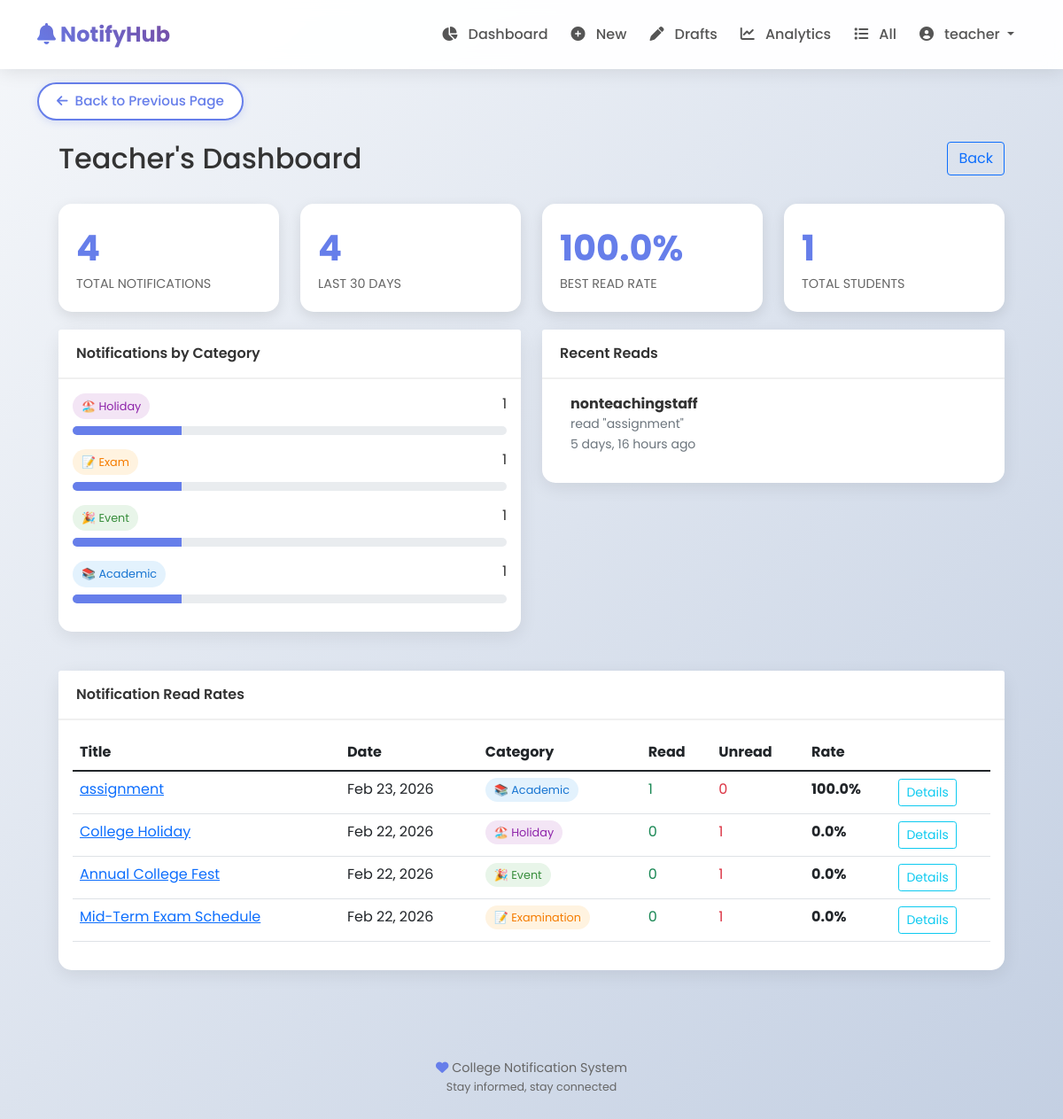
The app's page /notifications/dashboard/ (signed in) with its own data.
### accounts/models.py (models this page shows, shortened)
class User(AbstractUser):
    ROLE_CHOICES = (
        ('principal', '👑 Principal'),
        ('teacher', '👩‍🏫 Teacher'),
        ('staff', '🧑‍💼 Non-Teaching Staff'),
        ('student', '👨‍🎓 Student'),
    )
    role = models.CharField(max_length=20, choices=ROLE_CHOICES, default='student')
    @property
    def can_send_notifications(self):
        return self.role in ['principal', 'teacher']

### notifications/models.py (models this page shows, shortened)
class ReadStatus(models.Model):
    user = models.ForeignKey(
        settings.AUTH_USER_MODEL,
        on_delete=models.CASCADE
    )
    notification = models.ForeignKey(
        Notification,
        on_delete=models.CASCADE
    )
    is_read = models.BooleanField(default=False)
    read_at = models.DateTimeField(null=True, blank=True)
    reminder_time = models.DateTimeField(null=True, blank=True)
    class Meta:
        unique_together = ['user', 'notification']

class Notification(models.Model):
    CATEGORY_CHOICES = (
        ('academic', '📚 Academic'),
        ('exam', '📝 Examination'),
        ('event', '🎉 Event'),
        ('holiday', '🏖️ Holiday'),
        ('urgent', '⚠️ Urgent'),
        ('general', '📢 General'),
    )
    title = models.CharField(max_length=200)
    message = models.TextField()
    sender = models.ForeignKey(
        settings.AUTH_USER_MODEL,
        on_delete=models.CASCADE,
        related_name='sent_notifications'
    )
    is_draft = models.BooleanField(default=False)
    event_date = models.DateTimeField(null=True, blank=True)
    created_at = models.DateTimeField(auto_now_add=True)
    updated_at = models.DateTimeField(auto_now=True)
    category = models.CharField(
        max_length=20,
        choices=CATEGORY_CHOICES,
        default='general'
    )
    send_to_students = models.BooleanField(default=True)
    send_to_teachers = models.BooleanField(default=False)
    send_to_staff = models.BooleanField(default=False)
    class Meta:
        ordering = ['-created_at']

### notifications/views.py (the view)
# urls.py: path('dashboard/', views.notification_dashboard, name='notification_dashboard'),
@login_required
def notification_dashboard(request):
    if request.user.role == 'principal':
        notifications = Notification.objects.filter(is_draft=False)
    else:
        notifications = Notification.objects.filter(sender=request.user, is_draft=False)
    recent_activity = ReadStatus.objects.filter(
        notification__in=notifications,
        is_read=True
    ).select_related('user', 'notification').order_by('-read_at')[:10]
    category_stats = notifications.values('category').annotate(
        count=Count('id')
    ).order_by('-count')
    daily_stats = []
    for i in range(7):
        day = timezone.now() - timedelta(days=i)
        count = notifications.filter(
            created_at__date=day.date()
        ).count()
        daily_stats.append({
            'date': day.strftime('%A'),
            'count': count
        })
    read_stats = []
    for notification in notifications.order_by('-created_at')[:10]:
        total_students = User.objects.filter(role='student').count()
        read_count = ReadStatus.objects.filter(
            notification=notification,
            is_read=True
        ).count()
        read_stats.append({
            'id': notification.id,
            'title': notification.title,
            'category': notification.category,
            'get_category_display': notification.get_category_display(),
            'created_at': notification.created_at,
            'total_students': total_students,
            'read_count': read_count,
            'unread_count': total_students - read_count,
            'read_percentage': round((read_count / total_students * 100) if total_students > 0 else 0, 1)
        })
    context = {
        'total_notifications': notifications.count(),
        'category_stats': category_stats,
        'recent_activity': recent_activity,
        'daily_stats': daily_stats,
        'read_stats': read_stats,
        'is_principal': request.user.role == 'principal',
    }
    return render(request, 'notifications/dashboard_stats.html', context)

### templates/notifications/dashboard_stats.html (shortened to what this page needs)
{% extends 'base.html' %}
{% load static %}
{% block content %}
<div class="container-fluid px-4">
    <div class="row mb-4">
        <div class="col">
            <h2>
                {% if is_principal %}
                    Principal's Dashboard
                {% else %}
                    Teacher's Dashboard
                {% endif %}
            </h2>
        </div>
        <div class="col text-end">
            <a href="{% url 'notification_list' %}" class="btn btn-outline-primary">
                 Back
            </a>
        </div>
    </div>
    <div class="row">
        <div class="col-md-3">
            <div class="stat-card">
                <div class="stat-value">{{ total_notifications|default:"0" }}</div>
                <div class="stat-label">Total Notifications</div>
            </div>
        </div>
        <div class="col-md-3">
            <div class="stat-card">
                <div class="stat-value">{{ read_stats|length|default:"0" }}</div>
                <div class="stat-label">Last 30 Days</div>
            </div>
        </div>
        <div class="col-md-3">
            <div class="stat-card">
                <div class="stat-value">
                    {% if read_stats %}
                        {% with max_read=read_stats|dictsort:"read_percentage"|last %}
                            {{ max_read.read_percentage|default:"0" }}%
                        {% endwith %}
                    {% else %}
                        0%
                    {% endif %}
                </div>
                <div class="stat-label">Best Read Rate</div>
            </div>
        </div>
        <div class="col-md-3">
            <div class="stat-card">
                <div class="stat-value">
                    {% if read_stats.0.total_students %}
                        {{ read_stats.0.total_students }}
                    {% else %}
                        0
                    {% endif %}
                </div>
                <div class="stat-label">Total Students</div>
            </div>
        </div>
    </div>
    <div class="row">
        <div class="col-md-6">
            <div class="card">
                <div class="card-header">
                     Notifications by Category
                </div>
                <div class="card-body">
                    {% if category_stats %}
                        {% for stat in category_stats %}
                        <div class="mb-3">
                            <div class="d-flex justify-content-between">
                                <span class="badge-category badge-{{ stat.category }}">
                                    {% if stat.category == 'academic' %}📚 Academic
                                    {% elif stat.category == 'exam' %}📝 Exam
                                    {% elif stat.category == 'event' %}🎉 Event
                                    {% elif stat.category == 'holiday' %}🏖️ Holiday
                                    {% elif stat.category == 'urgent' %}⚠️ Urgent
                                    {% else %}📢 General
                                    {% endif %}
                                </span>
                                <span>{{ stat.count }}</span>
                            </div>
                            <div class="progress mt-2">
                                {% widthratio stat.count total_notifications 100 as width %}
                                <div class="progress-bar" style="width: {{ width }}%"></div>
                            </div>
                        </div>
                        {% endfor %}
                    {% else %}
                        <p class="text-muted">No data available</p>
                    {% endif %}
                </div>
            </div>
        </div>
        <div class="col-md-6">
            <div class="card">
                <div class="card-header">
                     Recent Reads
                </div>
                <div class="card-body" style="max-height: 300px; overflow-y: auto;">
                    {% if recent_activity %}
                        {% for activity in recent_activity %}
                        <div class="d-flex align-items-center mb-3">
                            <div>
                                <strong>{{ activity.user.username }}</strong>
                                <small class="d-block text-muted">
                                    read "{{ activity.notification.title|truncatechars:30 }}"
                                </small>
                                <small class="text-muted">{{ activity.read_at|timesince }} ago</small>
                            </div>
                        </div>
                        {% endfor %}
                    {% else %}
                        <p class="text-muted">No recent activity</p>
                    {% endif %}
                </div>
            </div>
        </div>
    </div>
    <div class="row mt-4">
        <div class="col-12">
            <div class="card">
                <div class="card-header">
                     Notification Read Rates
                </div>
                <div class="card-body">
                    <div class="table-responsive">
                        <table class="table table-hover">
                            <thead>
                                <tr>
                                    <th>Title</th>
                                    <th>Date</th>
                                    <th>Category</th>
                                    <th>Read</th>
                                    <th>Unread</th>
                                    <th>Rate</th>
                                    <th></th>
                                </tr>
                            </thead>
                            <tbody>
                                {% for stat in read_stats %}
                                <tr>
                                    <td>
                                        <a href="{% url 'notification_detail' stat.id %}">
                                            {{ stat.title|truncatechars:40 }}
                                        </a>
                                    </td>
                                    <td>{{ stat.created_at|date:"M d, Y" }}</td>
                                    <td>
                                        <span class="badge-category badge-{{ stat.category }}">
                                            {{ stat.get_category_display }}
                                        </span>
                                    </td>
                                    <td class="text-success">{{ stat.read_count }}</td>
                                    <td class="text-danger">{{ stat.unread_count }}</td>
                                    <td>
                                        <strong>{{ stat.read_percentage }}%</strong>
                                    </td>
                                    <td>
                                        <a href="{% url 'notification_stats' stat.id %}" class="btn btn-sm btn-outline-info">
                                            Details
                                        </a>
                                    </td>
                                </tr>
                                {% empty %}
                                <tr>
                                    <td colspan="7" class="text-center">No notifications found</td>
                                </tr>
                                {% endfor %}
                            </tbody>
                        </table>
                    </div>
                </div>
            </div>
        </div>
    </div>
</div>
{% endblock %}

### templates/base.html (shortened to what this page needs)
<!DOCTYPE html>
<html lang="en">
<head>
    <link href="https://cdn.jsdelivr.net/npm/bootstrap@5.1.3/dist/css/bootstrap.min.css" rel="stylesheet">
    <link rel="stylesheet" href="https://cdnjs.cloudflare.com/ajax/libs/font-awesome/6.0.0/css/all.min.css">
    <link rel="stylesheet" href="https://cdnjs.cloudflare.com/ajax/libs/animate.css/4.1.1/animate.min.css"/>
    {% load static %}
</head>
<body>
    <nav class="navbar navbar-expand-lg navbar-modern">
        <div class="container">
            <a class="navbar-brand" href="{% url 'dashboard' %}">
                <i class="fas fa-bell"></i> NotifyHub
            </a>
            <div class="collapse navbar-collapse" id="navbarNav">
                {% if user.is_authenticated %}
                <ul class="navbar-nav ms-auto">
                    <li class="nav-item">
                        <a class="nav-link" href="{% url 'dashboard' %}">
                            <i class="fas fa-chart-pie"></i> Dashboard
                        </a>
                    </li>
                    {% if user.can_send_notifications %}
                    <li class="nav-item">
                        <a class="nav-link" href="{% url 'notification_create' %}">
                            <i class="fas fa-plus-circle"></i> New
                        </a>
                    </li>
                    <li class="nav-item">
                        <a class="nav-link" href="{% url 'draft_list' %}">
                            <i class="fas fa-pen"></i> Drafts
                        </a>
                    </li>
                    <li class="nav-item">
                        <a class="nav-link" href="{% url 'notification_dashboard' %}">
                            <i class="fas fa-chart-line"></i> Analytics
                        </a>
                    </li>
                    {% endif %}
                    <li class="nav-item">
                        <a class="nav-link" href="{% url 'notification_list' %}">
                            <i class="fas fa-list"></i> All
                        </a>
                    </li>
                    <li class="nav-item dropdown">
                        <a class="nav-link dropdown-toggle" href="#" id="userDropdown" role="button" data-bs-toggle="dropdown">
                            <i class="fas fa-user-circle"></i> {{ user.username }}
                        </a>
                    </li>
                </ul>
                {% endif %}
            </div>
        </div>
    </nav>
    {% if request.path != '/' and request.path != '/accounts/login/' %}
    <div class="container back-button-container">
        <button onclick="history.back()" class="back-btn">
            <i class="fas fa-arrow-left"></i> Back to Previous Page
        </button>
    </div>
    {% endif %}
    <div class="container mt-4">
        {% block content %}
        {% endblock %}
    </div>
    <footer class="footer-modern">
        <p>
            <i class="fas fa-heart"></i> College Notification System
            <br>
            <small>Stay informed, stay connected</small>
        </p>
    </footer>
</body>
</html>

### records on screen
User: username "teacher"
ReadStatus: user.username "nonteachingstaff", notification "assignment", read_at "5 days, 16 hours"
Notification: title "assignment", created_at "Feb 23, 2026"
Notification: title "College Holiday", created_at "Feb 22, 2026"
Notification: title "Annual College Fest", created_at "Feb 22, 2026"
Notification: title "Mid-Term Exam Schedule", created_at "Feb 22, 2026"

### other values on screen
{{ total_notifications|default:"0" }} "4"
{{ read_stats|length|default:"0" }} "4"
{{ max_read.read_percentage|default:"0" }} "100.0"
{{ read_stats.0.total_students }} "1"
{{ stat.count }} "1" "1" "1" "1"
{{ stat.get_category_display }} "📚 Academic" "🏖️ Holiday" "🎉 Event" "📝 Examination"
{{ stat.read_count }} "1" "0" "0" "0"
{{ stat.unread_count }} "0" "1" "1" "1"
{{ stat.read_percentage }} "100.0" "0.0" "0.0" "0.0"
